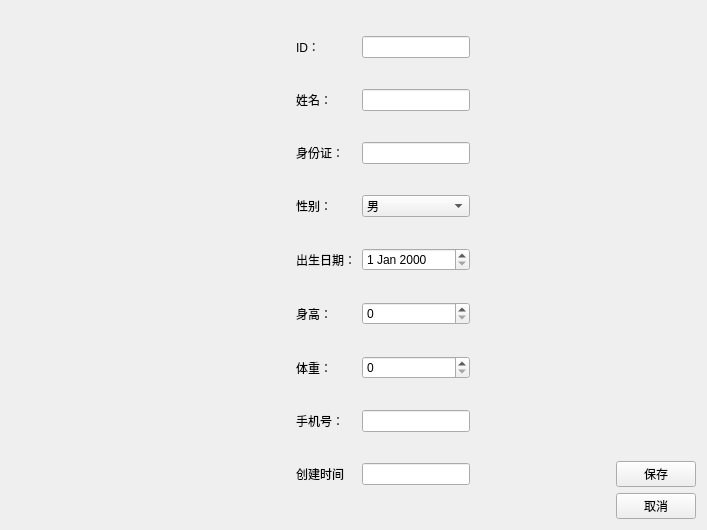
<?xml version="1.0" encoding="UTF-8"?>
<ui version="4.0">
 <class>PatientEditView</class>
 <widget class="QWidget" name="PatientEditView">
  <property name="geometry">
   <rect>
    <x>0</x>
    <y>0</y>
    <width>707</width>
    <height>530</height>
   </rect>
  </property>
  <property name="windowTitle">
   <string>编辑患者信息</string>
  </property>
  <layout class="QHBoxLayout" name="horizontalLayout">
   <item>
    <spacer name="horizontalSpacer">
     <property name="orientation">
      <enum>Qt::Orientation::Horizontal</enum>
     </property>
     <property name="sizeHint" stdset="0">
      <size>
       <width>285</width>
       <height>20</height>
      </size>
     </property>
    </spacer>
   </item>
   <item>
    <layout class="QGridLayout" name="gridLayout">
     <item row="0" column="1">
      <widget class="QLineEdit" name="dbEditID"/>
     </item>
     <item row="14" column="0">
      <widget class="QLabel" name="label_8">
       <property name="text">
        <string>手机号：</string>
       </property>
      </widget>
     </item>
     <item row="6" column="1">
      <widget class="QComboBox" name="dbComboSex">
       <item>
        <property name="text">
         <string>男</string>
        </property>
       </item>
       <item>
        <property name="text">
         <string>女</string>
        </property>
       </item>
      </widget>
     </item>
     <item row="14" column="1">
      <widget class="QLineEdit" name="dbEditMoble"/>
     </item>
     <item row="6" column="0">
      <widget class="QLabel" name="label_4">
       <property name="text">
        <string>性别：</string>
       </property>
      </widget>
     </item>
     <item row="3" column="1">
      <widget class="QLineEdit" name="dbEditIDCard"/>
     </item>
     <item row="1" column="1">
      <widget class="QLineEdit" name="dbEditName"/>
     </item>
     <item row="0" column="0">
      <widget class="QLabel" name="label">
       <property name="text">
        <string>ID：</string>
       </property>
      </widget>
     </item>
     <item row="3" column="0">
      <widget class="QLabel" name="label_3">
       <property name="text">
        <string>身份证：</string>
       </property>
      </widget>
     </item>
     <item row="15" column="0">
      <widget class="QLabel" name="label_9">
       <property name="text">
        <string>创建时间</string>
       </property>
      </widget>
     </item>
     <item row="12" column="1">
      <widget class="QSpinBox" name="dbSpinWeight"/>
     </item>
     <item row="10" column="1">
      <widget class="QSpinBox" name="dbSpinHeight"/>
     </item>
     <item row="10" column="0">
      <widget class="QLabel" name="label_6">
       <property name="text">
        <string>身高：</string>
       </property>
      </widget>
     </item>
     <item row="1" column="0">
      <widget class="QLabel" name="label_2">
       <property name="text">
        <string>姓名：</string>
       </property>
      </widget>
     </item>
     <item row="9" column="1">
      <widget class="QDateEdit" name="dbDateEditDOB"/>
     </item>
     <item row="9" column="0">
      <widget class="QLabel" name="label_5">
       <property name="text">
        <string>出生日期：</string>
       </property>
      </widget>
     </item>
     <item row="12" column="0">
      <widget class="QLabel" name="label_7">
       <property name="text">
        <string>体重：</string>
       </property>
      </widget>
     </item>
     <item row="15" column="1">
      <widget class="QLineEdit" name="dbCreatedTimeStamp"/>
     </item>
    </layout>
   </item>
   <item>
    <spacer name="horizontalSpacer_2">
     <property name="orientation">
      <enum>Qt::Orientation::Horizontal</enum>
     </property>
     <property name="sizeHint" stdset="0">
      <size>
       <width>40</width>
       <height>20</height>
      </size>
     </property>
    </spacer>
   </item>
   <item>
    <layout class="QVBoxLayout" name="verticalLayout">
     <item>
      <spacer name="verticalSpacer">
       <property name="orientation">
        <enum>Qt::Orientation::Vertical</enum>
       </property>
       <property name="sizeHint" stdset="0">
        <size>
         <width>20</width>
         <height>40</height>
        </size>
       </property>
      </spacer>
     </item>
     <item>
      <widget class="QPushButton" name="pushButton">
       <property name="text">
        <string>保存</string>
       </property>
      </widget>
     </item>
     <item>
      <widget class="QPushButton" name="pushButton_2">
       <property name="text">
        <string>取消</string>
       </property>
      </widget>
     </item>
    </layout>
   </item>
  </layout>
 </widget>
 <resources/>
 <connections/>
</ui>
